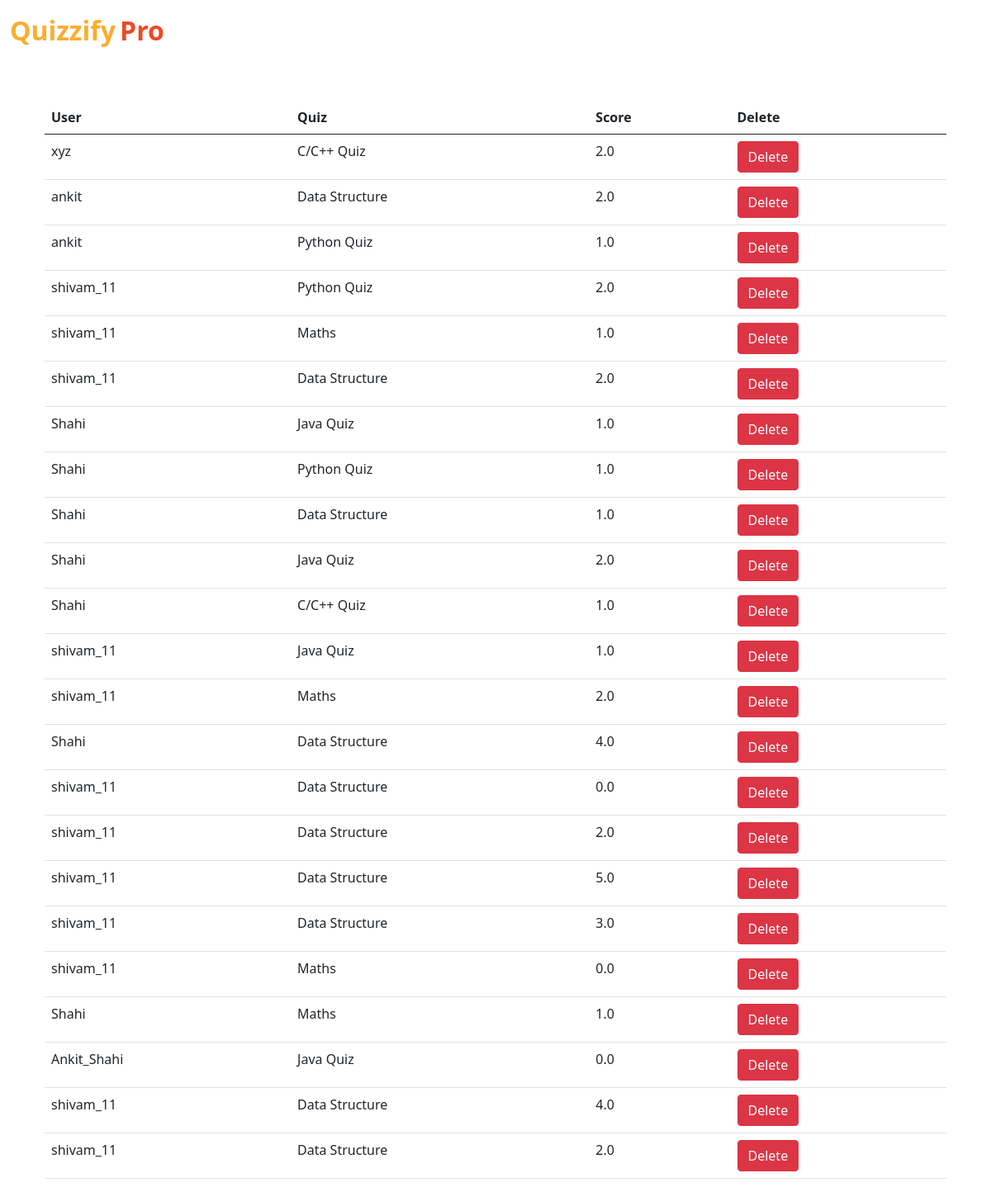
The app's page /results/ with its own data.
### home/models.py (models this page shows, shortened)
class Marks_Of_User(models.Model):
    quiz = models.ForeignKey(Quiz, on_delete=models.CASCADE)
    user = models.ForeignKey(User, on_delete=models.CASCADE)
    score = models.FloatField()
    class Meta:
        db_table = 'Marks_table'

class Quiz(models.Model):
    name = models.CharField(max_length=50)
    desc = models.CharField(max_length=500)
    number_of_questions = models.IntegerField(default=1)
    time = models.IntegerField(help_text="Duration of the quiz in seconds", default="1")
    def __str__(self):
        return self.name
    class Meta:
        db_table = 'Quiz_table'

### home/views.py (the view)
# urls.py: path('results/', views.results, name='results'),
def results(request):
    marks = Marks_Of_User.objects.all()
    return render(request, "results.html", {'marks':marks})

### home/templates/results.html (shortened to what this page needs)
{% extends 'base.html' %}
{% block body %}
<div class="container mt-4">
      <br>
      <table class="table">
        <thead>
          <tr>
            <th>User</th>
            <th>Quiz</th>
            <th>Score</th>
            <th>Delete</th>
          </tr>
        </thead>
{% for mark in marks %}
<tr>
  <td>{{mark.user}}</td>
  <td>{{mark.quiz}}</td>
  <td>{{mark.score}}</td>
  <td><a href="/delete_result/{{mark.id}}/" class="btn btn-danger">Delete</a></td>
</tr>
{% endfor %}
</table>
</div>
{% endblock %}

### home/templates/base.html (shortened to what this page needs)
<!DOCTYPE html>
<html lang="en">
<head>
    <link href="https://cdn.jsdelivr.net/npm/bootstrap@5.0.2/dist/css/bootstrap.min.css" rel="stylesheet">
</head>
<body>
<nav class="navbar navbar-expand-lg navbar-transparent bg-transparent">
    <div class="container-fluid">
        <a class="navbar-brand" href="/"><span class="head1">Quizzify</span> <span class="head2">Pro</span></a>
        <div class="collapse navbar-collapse" id="navbarSupportedContent">
            {% if user.is_authenticated %}
                <ul class="navbar-nav ms-auto mb-2 mb-lg-0">
                    {% if user.is_superuser %}
                        <li class="nav-item dropdown">
                            <a class="nav-link dropdown-toggle" href="#" id="navbarDarkDropdownMenuLink" role="button" data-bs-toggle="dropdown" aria-expanded="false" style="color: white;">
                                Admin
                            </a>
                            <ul class="dropdown-menu dropdown-menu-dark" aria-labelledby="navbarDarkDropdownMenuLink">
                                <li><a class="dropdown-item" href="/add_quiz/" style="color: white;">Add Quiz</a></li>
                                <li><a class="dropdown-item" href="/add_question/" style="color: white;">Add Questions</a></li>
                                <li><a class="dropdown-item" href="/results/" style="color: white;">Results of the Users</a></li>
                            </ul>
                        </li>
                    {% endif %}
                    <li class="nav-item">
                        <a class="nav-link" href="{% url 'logout' %}" style="color: white;">Logout</a>
                    </li>
                    <li class="nav-item">
                        <a class="nav-link" href="/index" style="color: white;">Quiz</a>
                    </li>
                    <li class="nav-item">
                        <a class="nav-link" href="/about_us" style="color: white;">About us</a>
                    </li>
                </ul>
            {% else %}
                <ul class="navbar-nav me-auto mb-2 mb-lg-0">
                    <li class="nav-item">
                        <a class="nav-link" href="/signup" style="color: white;">Sign Up</a>
                    </li>
                    <li class="nav-item">
                        <a class="nav-link" href="/login" style="color: white;">Login</a>
                    </li>
                    <li class="nav-item">
                        <a class="nav-link" href="/about_us" style="color: white;">About us</a>
                    </li>
                    <li class="nav-item">
                        <a class="nav-link" href="/index" style="color: white;">Quiz</a>
                    </li>
                </ul>
            {% endif %}
        </div>
    </div>
</nav>
<div class="container">
    {% block body %}{% endblock %}
</div>
</body>
</html>

### home/templates/base.html (style rules this page uses)
.head1 { color: #FBAD30; font-size: 2rem; font-weight: bold; }
.head2 { color: #EF4926; font-size: 2rem; font-weight: bold; }

### records on screen
Marks_Of_User: user "xyz", quiz "C/C++ Quiz", score "2.0"
Marks_Of_User: user "ankit", quiz "Data Structure", score "2.0"
Marks_Of_User: user "ankit", quiz "Python Quiz", score "1.0"
Marks_Of_User: user "shivam_11", quiz "Python Quiz", score "2.0"
Marks_Of_User: user "shivam_11", quiz "Maths", score "1.0"
Marks_Of_User: user "shivam_11", quiz "Data Structure", score "2.0"
Marks_Of_User: user "Shahi", quiz "Java Quiz", score "1.0"
Marks_Of_User: user "Shahi", quiz "Python Quiz", score "1.0"
Marks_Of_User: user "Shahi", quiz "Data Structure", score "1.0"
Marks_Of_User: user "Shahi", quiz "Java Quiz", score "2.0"
Marks_Of_User: user "Shahi", quiz "C/C++ Quiz", score "1.0"
Marks_Of_User: user "shivam_11", quiz "Java Quiz", score "1.0"
Marks_Of_User: user "shivam_11", quiz "Maths", score "2.0"
Marks_Of_User: user "Shahi", quiz "Data Structure", score "4.0"
Marks_Of_User: user "shivam_11", quiz "Data Structure", score "0.0"
Marks_Of_User: user "shivam_11", quiz "Data Structure", score "2.0"
Marks_Of_User: user "shivam_11", quiz "Data Structure", score "5.0"
Marks_Of_User: user "shivam_11", quiz "Data Structure", score "3.0"
Marks_Of_User: user "shivam_11", quiz "Maths", score "0.0"
Marks_Of_User: user "Shahi", quiz "Maths", score "1.0"
Marks_Of_User: user "Ankit_Shahi", quiz "Java Quiz", score "0.0"
Marks_Of_User: user "shivam_11", quiz "Data Structure", score "4.0"
Marks_Of_User: user "shivam_11", quiz "Data Structure", score "2.0"
